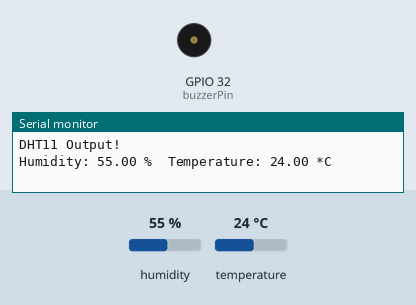
The sketch below on a simulated ESP32. Shown: buzzer (waves = sounding, pin HIGH), the last lines printed to the serial monitor. The test bench sets the inputs (shaded band); at power-on: temperature 24 °C, humidity 55 %. WiFi joins after 1.5 s; servers stay silent unless stated.

Above: at 3.0 s.
3.1 s: temperature set to 27 °C
At 5.2 s:
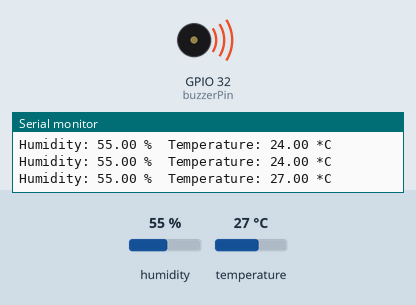
10.8 s: temperature set to 12 °C
At 11.4 s:
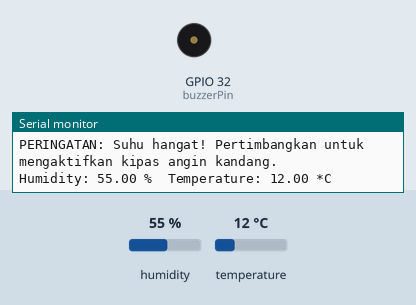
Timing chart, 0 to 13.8 s (numbered marks = the images above; inputs shaded):
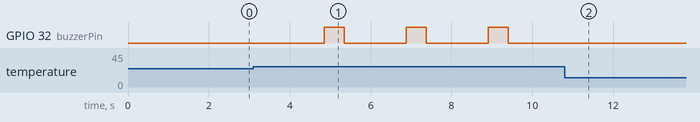

Measured:
- the behaviour switches between 25 and 26 °C on temperature (found by bisection; images 0 and 1)
- after the input at 3.1 s, GPIO 32 (buzzerPin): alternates HIGH for 0.50 s and LOW for 1.5 s, starting after 1.8 s
- after the input at 10.8 s, GPIO 32 (buzzerPin): stops changing and stays LOW

The sketch:

codelab.ino
```cpp
#define BLYNK_PRINT Serial
#define BLYNK_TEMPLATE_ID "TMPL6C89Wu9__"
#define BLYNK_TEMPLATE_NAME "Piranti Cerdas"
#define BLYNK_AUTH_TOKEN "I8eCpvrG-wKvE3tgKGhzn8bHq2xCeBve"

#include <Blynk.h>
#include <WiFi.h>
#include <WiFiClient.h>
#include <BlynkSimpleEsp32.h>

BlynkTimer timer;

char auth[] = BLYNK_AUTH_TOKEN;
char ssid[] = "mupay";
char pass[] = "alviyesz";

#include "DHT.h"
#define DHTPIN 25
#define DHTTYPE DHT11
DHT dht(DHTPIN, DHTTYPE);

const int buzzerPin = 32; // Pin buzzer (contoh: GPIO 14)

void setup()
{
    Serial.begin(115200);
    Blynk.begin(auth, ssid, pass, "blynk.cloud", 80);
    Serial.println("DHT11 Output!");
    dht.begin();
    pinMode(buzzerPin, OUTPUT);
    digitalWrite(buzzerPin, LOW); // Matikan buzzer saat startup
}

void loop()
{
    Blynk.run();
    timer.run();
    float temperature = dht.readTemperature();
    float humidity = dht.readHumidity();

    if (isnan(temperature) || isnan(humidity))
    {
        Serial.println("Failed to read DHT11");
    }
    else
    {
        Serial.print("Humidity: ");
        Serial.print(humidity);
        Serial.print(" %\t");
        Serial.print("Temperature: ");
        Serial.print(temperature);
        Serial.println(" *C");

        // Kirim data ke Blynk (Menukar V0 dan V1)
        Blynk.virtualWrite(V1, temperature);  // Kirim kelembaban ke pin virtual V1
        Blynk.virtualWrite(V0, humidity);  // Kirim suhu ke pin virtual V0

        // Kontrol buzzer berdasarkan suhu
        if (temperature > 30.0)
        {

          digitalWrite(buzzerPin, HIGH);
          delay(1000); // Keep the buzzer on for 1 second (1000 ms)
          digitalWrite(buzzerPin, LOW);
          Serial.println("PERINGATAN: Suhu sangat panas! Aktifkan kipas angin kandang segera.");
          Blynk.logEvent("peringatan_suhu_panas", String("PERINGATAN: Suhu sangat panas! Aktifkan kipas angin kandang segera! Temperature: ") + temperature);
        }
        else if (temperature > 25.0)
        {
            // Suhu hangat, nyalakan buzzer dengan suara sedang
             digitalWrite(buzzerPin, HIGH);
             delay(500); // Keep the buzzer on for 0.5 seconds (500 ms)
             digitalWrite(buzzerPin, LOW);
             Serial.println("PERINGATAN: Suhu hangat! Pertimbangkan untuk mengaktifkan kipas angin kandang.");
             Blynk.logEvent("peringatan_suhu_hangat", String("PERINGATAN: Suhu hangat! Pertimbangkan untuk mengaktifkan kipas angin kandang! Temperature: ") + temperature);
        }
        else
        {
            // Suhu normal, matikan buzzer
            digitalWrite(buzzerPin, LOW);
        }

        delay(1500);
    }
}
```
